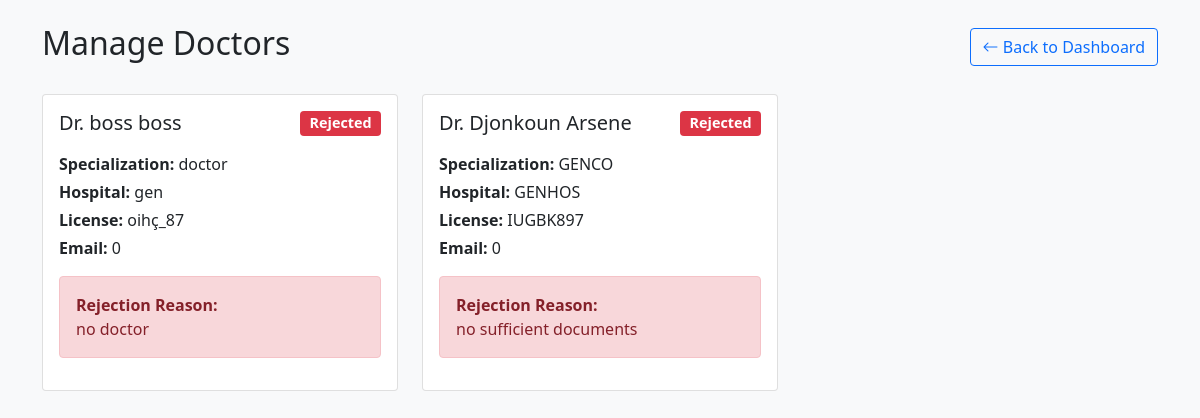
/admin/manage_doctors.php (signed in), run on the app's committed database.
### tables this page shows
CREATE TABLE IF NOT EXISTS `doctors` (
  `id` int NOT NULL AUTO_INCREMENT,
  `user_id` int NOT NULL,
  `full_name` varchar(100) NOT NULL,
  `email` varchar(100) NOT NULL,
  `phone_number` varchar(20) NOT NULL,
  `specialization` varchar(100) NOT NULL,
  `hospital` varchar(100) NOT NULL,
  `license_number` varchar(50) NOT NULL,
  `date_of_birth` date NOT NULL,
  `gender` enum('M','F','Other') NOT NULL,
  `emergency_contact` varchar(20) NOT NULL,
  `id_type` varchar(50) NOT NULL,
  `id_number` varchar(50) NOT NULL,
  `years_of_experience` int NOT NULL,
  `qualification` varchar(100) NOT NULL,
  `certification` varchar(100) NOT NULL,
  `consultation_fee` decimal(10,2) NOT NULL,
  `status` enum('pending','approved','rejected') DEFAULT 'pending',
  `rejection_reason` text,
  `created_at` timestamp NULL DEFAULT CURRENT_TIMESTAMP,
  `address` int NOT NULL,
  PRIMARY KEY (`id`),
  UNIQUE KEY `address` (`id`),
  KEY `user_id` (`user_id`)
);

CREATE TABLE IF NOT EXISTS `users` (
  `id` int NOT NULL AUTO_INCREMENT,
  `username` varchar(50) NOT NULL,
  `password` varchar(255) NOT NULL,
  `role` enum('admin','doctor','patient') NOT NULL,
  `created_at` timestamp NULL DEFAULT CURRENT_TIMESTAMP,
  `email` int NOT NULL,
  `blood_type` int NOT NULL,
  PRIMARY KEY (`id`),
  UNIQUE KEY `username` (`username`)
);

### admin/manage_doctors.php (the view, shortened to what this page needs)
<?php
require_once "../config/database.php";
$sql = "SELECT d.*, u.username, u.email
        FROM doctors d
        JOIN users u ON d.user_id = u.id
        ORDER BY d.created_at DESC";
$result = mysqli_query($conn, $sql);
?>
<!DOCTYPE html>
<html lang="en">
<head>
    <link href="https://cdn.jsdelivr.net/npm/bootstrap@5.1.3/dist/css/bootstrap.min.css" rel="stylesheet">
    <link href="https://cdn.jsdelivr.net/npm/bootstrap-icons@1.7.2/font/bootstrap-icons.css" rel="stylesheet">
</head>
<body class="bg-light">
    <div class="container py-4">
        <div class="d-flex justify-content-between align-items-center mb-4">
            <h2>Manage Doctors</h2>
            <a href="dashboard.php" class="btn btn-outline-primary">
                <i class="bi bi-arrow-left"></i> Back to Dashboard
            </a>
        </div>
        <div class="row g-4">
            <?php while($doctor = mysqli_fetch_assoc($result)): ?>
                <div class="col-md-6 col-lg-4">
                    <div class="card doctor-card h-100">
                        <div class="card-body">
                            <div class="d-flex justify-content-between align-items-start mb-3">
                                <h5 class="card-title mb-0">Dr. <?php echo htmlspecialchars($doctor["full_name"]); ?></h5>
                                <span class="badge bg-<?php
                                    echo $doctor["status"] === "approved" ? "success" :
                                        ($doctor["status"] === "rejected" ? "danger" : "warning");
                                ?> status-badge">
                                    <?php echo ucfirst($doctor["status"] ?? 'pending'); ?>
                                </span>
                            </div>
                            <div class="mb-3">
                                <p class="mb-1"><strong>Specialization:</strong> <?php echo htmlspecialchars($doctor["specialization"]); ?></p>
                                <p class="mb-1"><strong>Hospital:</strong> <?php echo htmlspecialchars($doctor["hospital"]); ?></p>
                                <p class="mb-1"><strong>License:</strong> <?php echo htmlspecialchars($doctor["license_number"]); ?></p>
                                <p class="mb-1"><strong>Email:</strong> <?php echo htmlspecialchars($doctor["email"]); ?></p>
                            </div>
                            <?php if($doctor["status"] === "rejected" && !empty($doctor["rejection_reason"])): ?>
                                <div class="alert alert-danger mt-3">
                                    <strong>Rejection Reason:</strong><br>
                                    <?php echo nl2br(htmlspecialchars($doctor["rejection_reason"])); ?>
                                </div>
                            <?php endif; ?>
                        </div>
                    </div>
                </div>
            <?php endwhile; ?>
        </div>
    </div>
</body>
</html>

### admin/manage_doctors.php (style rules this page uses)
.status-badge { font-size: 0.9rem; }
.doctor-card { transition: transform 0.2s; }

### data on the page
doctors: full_name "boss boss", status "Rejected", specialization "doctor", hospital "gen", license_number "oihç_87", user.email "0", rejection_reason "no doctor"
doctors: full_name "Djonkoun Arsene", status "Rejected", specialization "GENCO", hospital "GENHOS", license_number "IUGBK897", user.email "0", rejection_reason "no sufficient documents"
